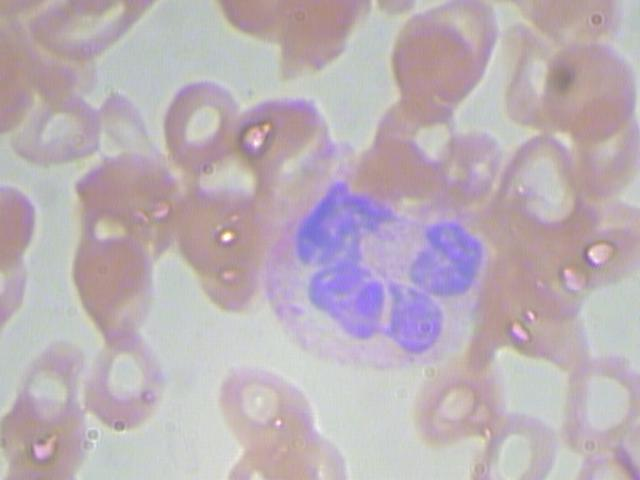
#> input picture JPEGImages/BloodImage_00000.jpg, 640 x 480 px; its folder holds only this picture in this run
$ python cell_counting_main.py
#> lines starting #> are read from the running program, lines starting #| are printed output that depends on the picture; after the words box and inside, x2 and y2 are one past the last pixel; in counts of white or black regions, pixels touching at a corner belong together
### cell_counting_rules.py
import cv2
import numpy as np
from config import *

class CellCountingRules:
    """
    Rules and heuristics for identifying and counting different cell types
    """

    @staticmethod
    def detect_red_blood_cells(image, contours):
        """Detect red blood cells based on morphological features"""
        red_cells = []

        for contour in contours:
            area = cv2.contourArea(contour)

            # Check area constraints
            if area < RED_BLOOD_CELLS['area_range'][0] or area > RED_BLOOD_CELLS['area_range'][1]:
                continue

            # Calculate morphological features
            circularity = CellCountingRules.calculate_circularity(contour)
            solidity = CellCountingRules.calculate_solidity(contour)

            # Red blood cells are typically circular with good solidity
            if circularity > CIRCULARITY_THRESHOLD and solidity > SOLIDITY_THRESHOLD:
                red_cells.append(contour)

        return red_cells

    @staticmethod
    def detect_white_blood_cells(image, contours):
        """Detect white blood cells based on size and morphology"""
        white_cells = []

        for contour in contours:
            area = cv2.contourArea(contour)

            # White blood cells are larger than red blood cells
            if area < WHITE_BLOOD_CELLS['area_range'][0] or area > WHITE_BLOOD_CELLS['area_range'][1]:
                continue

            solidity = CellCountingRules.calculate_solidity(contour)

            # White blood cells have good solidity
            if solidity > SOLIDITY_THRESHOLD * 0.9:
                white_cells.append(contour)

        return white_cells

    @staticmethod
    def detect_platelets(image, contours):
        """Detect platelets - smallest cell type"""
        platelets = []

        for contour in contours:
            area = cv2.contourArea(contour)

            # Platelets are very small
            if area < PLATELETS['area_range'][0] or area > PLATELETS['area_range'][1]:
                continue

            platelets.append(contour)
        return platelets

    @staticmethod
    def calculate_circularity(contour):
        """
        Calculate circularity of a contour
        Circularity = 4π * Area / Perimeter²
        Perfect circle = 1, other shapes < 1
        """
        area = cv2.contourArea(contour)
        perimeter = cv2.arcLength(contour, True)

        if perimeter == 0:
            return 0

        circularity = 4 * np.pi * area / (perimeter ** 2)
        return circularity

    @staticmethod
    def calculate_solidity(contour):
        """
        Calculate solidity of a contour
        Solidity = Area / Convex Hull Area
        Solid shape = 1, irregular shape < 1
        """
        area = cv2.contourArea(contour)
        hull = cv2.convexHull(contour)
        hull_area = cv2.contourArea(hull)

        if hull_area == 0:
            return 0

        solidity = area / hull_area
        return solidity

    # [18 lines left out: function calculate_eccentricity, not called in this run]

    @staticmethod
    def filter_overlapping_cells(contours, overlap_threshold=0.3):
        """
        Remove overlapping contours to avoid double-counting
        """
        if not contours:
            return contours

        filtered = []
        used = set()

        for i, contour1 in enumerate(contours):
            if i in used:
                continue

            filtered.append(contour1)

            for j, contour2 in enumerate(contours[i+1:], start=i+1):
                if j in used:
                    continue

                # Calculate overlap between contours
                overlap = CellCountingRules.calculate_contour_overlap(contour1, contour2)

                if overlap > overlap_threshold:
                    used.add(j)

        return filtered

    @staticmethod
    def calculate_contour_overlap(contour1, contour2):
        """Calculate overlap ratio between two contours"""
        mask1 = np.zeros((500, 500), dtype=np.uint8)
        mask2 = np.zeros((500, 500), dtype=np.uint8)

        cv2.drawContours(mask1, [contour1], 0, 255, -1)
        cv2.drawContours(mask2, [contour2], 0, 255, -1)

        intersection = cv2.bitwise_and(mask1, mask2)
        union = cv2.bitwise_or(mask1, mask2)

        intersection_area = np.sum(intersection > 0)
        union_area = np.sum(union > 0)

        if union_area == 0:
            return 0

        overlap = intersection_area / union_area
        return overlap

### cell_counting_main.py
import cv2
import numpy as np
import os
import pandas as pd
from datetime import datetime
from cell_counting_rules import CellCountingRules
from config import *

class CellCountingAnalyzer:
    """
    Main class for analyzing blood cell images and counting different cell types
    """

    def __init__(self, image_dir='JPEGImages', annotation_dir='Annotations', output_dir=OUTPUT_DIR):
        self.image_dir = image_dir
        self.annotation_dir = annotation_dir
        self.output_dir = output_dir
        self.results = []

        # Create output directory if it doesn't exist
        if not os.path.exists(self.output_dir):
            os.makedirs(self.output_dir)

    def load_image(self, image_path):
        """Load an image from file"""
#> called with image_path = 'JPEGImages/BloodImage_00000.jpg'
        image = cv2.imread(image_path)
#> image is the input picture: shape (480, 640, 3); mean B, G, R 182.3, 175.5, 187.3
        if image is None:
            print(f"Error loading image: {image_path}")
            return None
        return image

    def preprocess_image(self, image):
        """Preprocess image for cell detection"""
        # Convert to grayscale
        gray = cv2.cvtColor(image, cv2.COLOR_BGR2GRAY)

        # Apply Gaussian blur to reduce noise
        blurred = cv2.GaussianBlur(gray, (BLUR_KERNEL, BLUR_KERNEL), 0)

        # Apply CLAHE (Contrast Limited Adaptive Histogram Equalization)
        clahe = cv2.createCLAHE(clipLimit=2.0, tileGridSize=(8, 8))
        enhanced = clahe.apply(blurred)
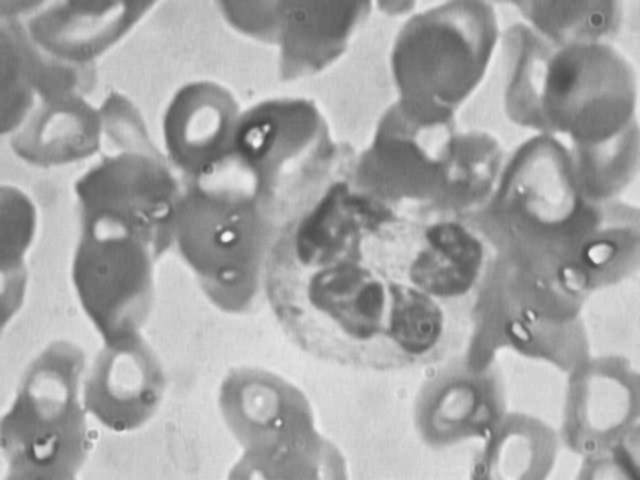
#> enhanced: shape (480, 640); min 68, max 251, mean 164.8

        return enhanced

    def detect_cells(self, image):
        """Detect cell contours in image"""
        # Preprocess image
        processed = self.preprocess_image(image)

        # Apply edge detection
        edges = cv2.Canny(processed, CANNY_THRESHOLD_1, CANNY_THRESHOLD_2)
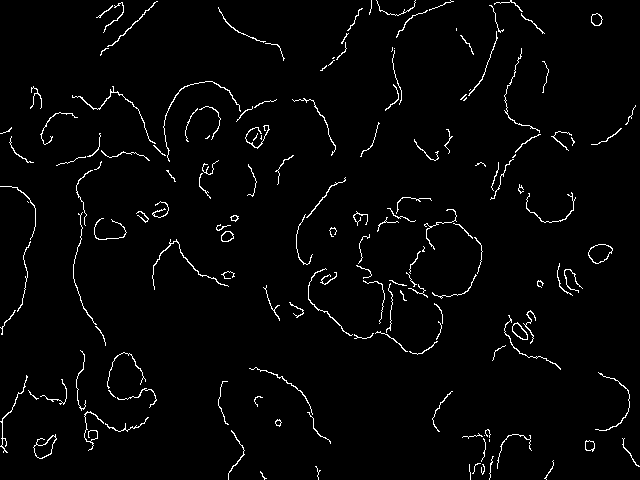
#> edges: shape (480, 640); 2.5% white in thin lines or dots

        # Apply morphological operations
        kernel = cv2.getStructuringElement(cv2.MORPH_ELLIPSE, (MORPHOLOGICAL_KERNEL_SIZE, MORPHOLOGICAL_KERNEL_SIZE))
        closed = cv2.morphologyEx(edges, cv2.MORPH_CLOSE, kernel)
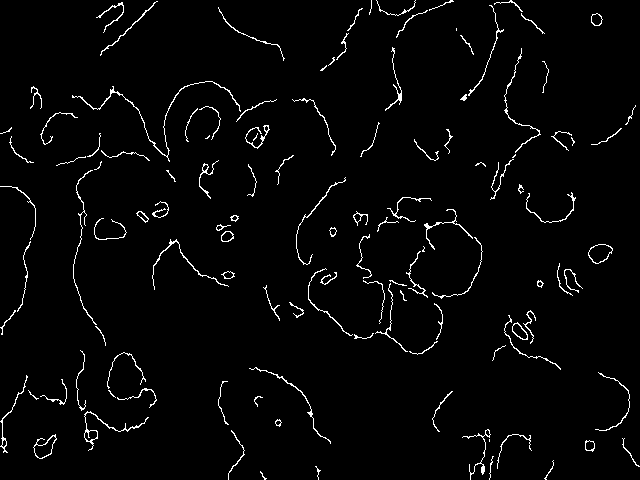
#> closed: shape (480, 640); 2.6% white in thin lines or dots

        # Find contours
        contours, _ = cv2.findContours(closed, cv2.RETR_EXTERNAL, cv2.CHAIN_APPROX_SIMPLE)
#> contours = 120 contours, 71 with area under 20; largest, box (x1, y1, x2, y2) and area: (588, 244, 613, 264) 321, (33, 434, 57, 459) 268, (84, 411, 149, 451) 177, (512, 322, 528, 340) 154, (72, 81, 241, 162) 116

        return contours

    def count_cells(self, image):
        """Count different cell types in image"""
        contours = self.detect_cells(image)

        # Filter overlapping cells
        contours = CellCountingRules.filter_overlapping_cells(contours)
#> the loop in filter_overlapping_cells, `for i, contour1 in enumerate(contours):` made 120 passes
#> contour1 on pass 6: [[489, 439], [489, 441]]
#> pass 1, in calculate_contour_overlap, `union = cv2.bitwise_or(mask1, mask2)`:
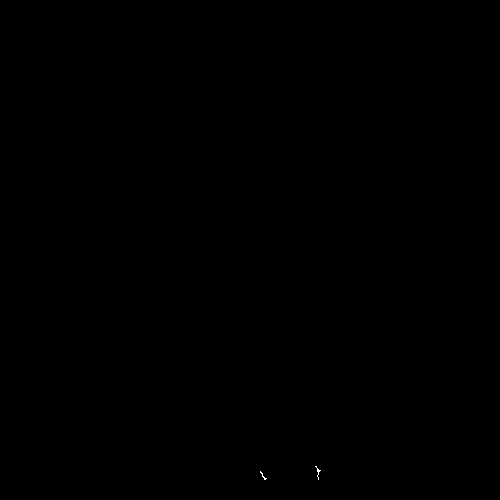
#> union: shape (500, 500); 0.01% white in thin lines or dots, all inside (x1, y1, x2, y2) = (260, 466, 321, 480)

        # Detect different cell types
        red_blood_cells = CellCountingRules.detect_red_blood_cells(image, contours)
#> the loop in detect_red_blood_cells, `for contour in contours:` made 120 passes
        white_blood_cells = CellCountingRules.detect_white_blood_cells(image, contours)
#> the loop in detect_white_blood_cells, `for contour in contours:` made 120 passes
        platelets = CellCountingRules.detect_platelets(image, contours)
#> the loop in detect_platelets, `for contour in contours:` made 120 passes
#| Processed BloodImage_00000.jpg: RBC=8, WBC=8, PLT=100

        return {
            'red_blood_cells': len(red_blood_cells),
            'white_blood_cells': len(white_blood_cells),
            'platelets': len(platelets),
            'total_cells': len(red_blood_cells) + len(white_blood_cells) + len(platelets),
            'contours': contours,
            'red_contours': red_blood_cells,
            'white_contours': white_blood_cells,
            'platelet_contours': platelets
        }

    def visualize_results(self, image, results, output_path):
        """Visualize cell detection results"""
#> called with output_path = 'results/annotated_BloodImage_00000.jpg'
        vis_image = image.copy()

        # Draw red blood cells in red
        for contour in results['red_contours']:
            cv2.drawContours(vis_image, [contour], 0, (0, 0, 255), 2)
#> this loop made 8 passes
#> vis_image: shape (480, 640, 3); 0.29% of pixels changed, all inside (x1, y1, x2, y2) = (135, 12, 604, 453)

        # Draw white blood cells in green
        for contour in results['white_contours']:
            cv2.drawContours(vis_image, [contour], 0, (0, 255, 0), 2)
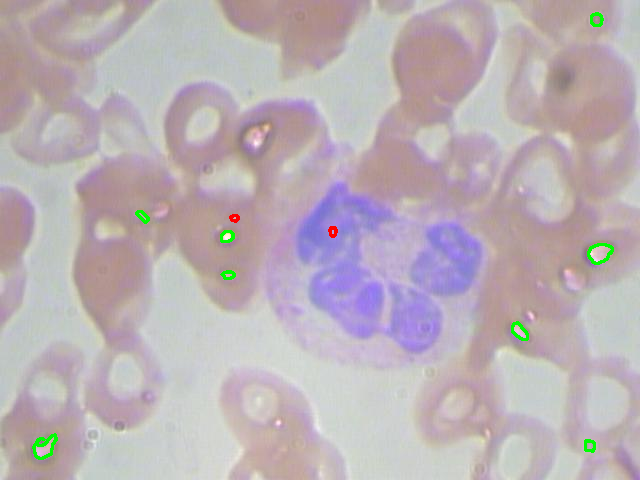
#> vis_image: shape (480, 640, 3); mean B, G, R 181.5, 175.8, 186.5

        # Draw platelets in blue
        for contour in results['platelet_contours']:
            cv2.drawContours(vis_image, [contour], 0, (255, 0, 0), 2)
#> this loop made 100 passes
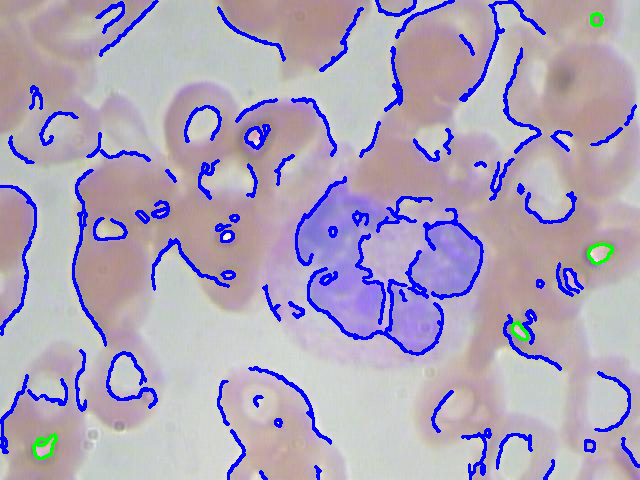
#> vis_image: shape (480, 640, 3); 6.85% of pixels changed, all inside (x1, y1, x2, y2) = (0, 0, 640, 480)

        # Add text with counts
        text = f"RBC: {results['red_blood_cells']}, WBC: {results['white_blood_cells']}, PLT: {results['platelets']}"
        cv2.putText(vis_image, text, (10, 30), cv2.FONT_HERSHEY_SIMPLEX, 0.7, (255, 255, 255), 2)
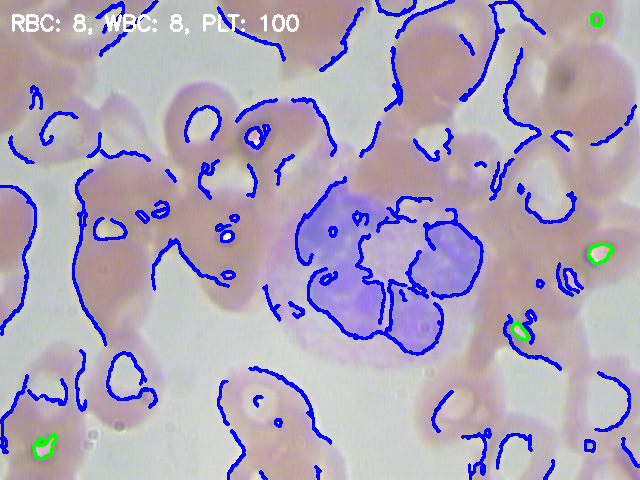
#> vis_image: shape (480, 640, 3); 0.6% of pixels changed, all inside (x1, y1, x2, y2) = (12, 14, 299, 35)

        # Save visualization
        cv2.imwrite(output_path, vis_image)
        return vis_image

    def process_image(self, image_path):
        """Process single image and return results"""
        image = self.load_image(image_path)
        if image is None:
            return None

        results = self.count_cells(image)

        # Store results
        image_name = os.path.basename(image_path)
        result_data = {
            'image': image_name,
            'red_blood_cells': results['red_blood_cells'],
            'white_blood_cells': results['white_blood_cells'],
            'platelets': results['platelets'],
            'total_cells': results['total_cells']
        }
        self.results.append(result_data)

        if VERBOSE:
            print(f"Processed {image_name}: RBC={results['red_blood_cells']}, WBC={results['white_blood_cells']}, PLT={results['platelets']}")

        # Visualize and save
        if SAVE_VISUALIZATIONS:
            output_path = os.path.join(self.output_dir, f'annotated_{image_name}')
            self.visualize_results(image, results, output_path)

        return result_data

    def batch_process(self):
        """Process all images in the JPEGImages directory"""
        if not os.path.exists(self.image_dir):
            print(f"Error: Image directory '{self.image_dir}' not found")
            return

        image_files = [f for f in os.listdir(self.image_dir) if f.lower().endswith(('.jpg', '.jpeg', '.png'))]
        print(f"Found {len(image_files)} images to process")

        for i, image_file in enumerate(image_files, 1):
            image_path = os.path.join(self.image_dir, image_file)
            print(f"[{i}/{len(image_files)}] Processing {image_file}...")
            self.process_image(image_path)

        print(f"Processing complete! Processed {len(image_files)} images")

    def save_results(self):
        """Save results to CSV file"""
        if not self.results:
            print("No results to save")
            return

        df = pd.DataFrame(self.results)
        output_path = os.path.join(self.output_dir, f'cell_counts_{datetime.now().strftime("%Y%m%d_%H%M%S")}.csv')
        df.to_csv(output_path, index=False)

        # Print summary statistics
        print("\n=== SUMMARY STATISTICS ===")
        print(f"Total images processed: {len(df)}")
#| Total images processed: 1
        print(f"\nRed Blood Cells (RBC):")
        print(f"  Mean: {df['red_blood_cells'].mean():.1f}")
#|   Mean: 8.0
        print(f"  Median: {df['red_blood_cells'].median():.1f}")
#|   Median: 8.0
        print(f"  Std Dev: {df['red_blood_cells'].std():.1f}")
#|   Std Dev: nan

        print(f"\nWhite Blood Cells (WBC):")
        print(f"  Mean: {df['white_blood_cells'].mean():.1f}")
#|   Mean: 8.0
        print(f"  Median: {df['white_blood_cells'].median():.1f}")
#|   Median: 8.0
        print(f"  Std Dev: {df['white_blood_cells'].std():.1f}")
#|   Std Dev: nan

        print(f"\nPlatelets (PLT):")
        print(f"  Mean: {df['platelets'].mean():.1f}")
#|   Mean: 100.0
        print(f"  Median: {df['platelets'].median():.1f}")
#|   Median: 100.0
        print(f"  Std Dev: {df['platelets'].std():.1f}")
#|   Std Dev: nan

        print(f"\nResults saved to: {output_path}")
        return output_path


def main():
    """Main execution function"""
    print("=== Blood Cell Counting Analysis ===\n")

    # Create analyzer
    analyzer = CellCountingAnalyzer()

    # Process all images
    if BATCH_PROCESS:
        analyzer.batch_process()

    # Save results
    if SAVE_CSV_RESULTS:
        analyzer.save_results()


if __name__ == "__main__":
    main()

$ run again, on JPEGImages/BloodImage_00017.jpg
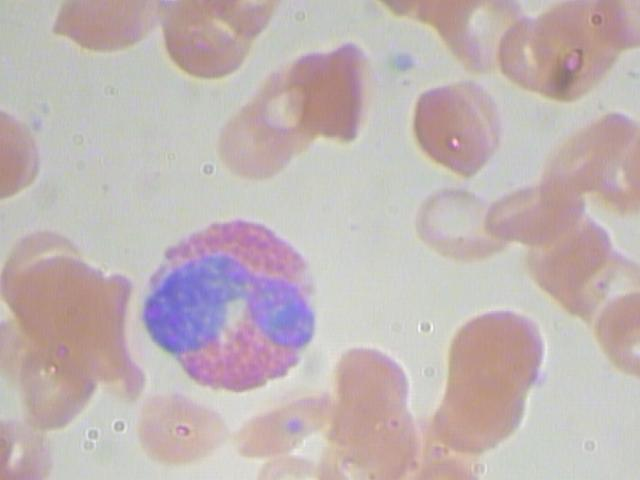
#> input picture JPEGImages/BloodImage_00017.jpg, 640 x 480 px
#> in load_image, image is the input picture: shape (480, 640, 3); mean B, G, R 180.2, 180.2, 193
#> in detect_cells, `edges = cv2.Canny(processed, CANNY_THRESHOLD_1, CANNY_THRESHOLD_2)`:
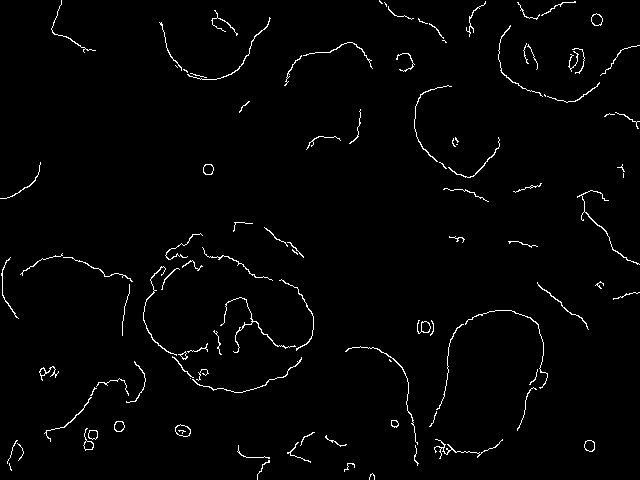
#> edges: shape (480, 640); 1.8% white in thin lines or dots
#> closed: shape (480, 640); 1.9% white in thin lines or dots
#> in detect_cells, `contours, _ = cv2.findContours(closed, cv2.RETR_EXTERNAL, cv2.CHAIN_AP..`: contours = 77 contours, 42 with area under 20; largest, box (x1, y1, x2, y2) and area: (83, 428, 98, 451) 150, (175, 424, 191, 437) 136, (417, 320, 434, 336) 134, (159, 17, 271, 80) 108, (591, 13, 603, 26) 103
#> the loop in filter_overlapping_cells, `for i, contour1 in enumerate(contours):` made 77 passes
#> the loop in detect_red_blood_cells, `for contour in contours:` made 77 passes
#> contour on pass 47: [[623, 173], [623, 177]]
#> the loop in detect_white_blood_cells, `for contour in contours:` made 77 passes
#> the loop in detect_platelets, `for contour in contours:` made 77 passes
#| Processed BloodImage_00017.jpg: RBC=6, WBC=5, PLT=64
#> the loop in visualize_results, `for contour in results['red_contours']:` made 6 passes
#> the loop in visualize_results, `for contour in results['white_contours']:` made 5 passes
#> the loop in visualize_results, `for contour in results['platelet_contours']:` made 64 passes
#> in visualize_results, `cv2.putText(vis_image, text, (10, 30), cv2.FONT_HERSHEY_SIMPLEX, 0.7, ..`:
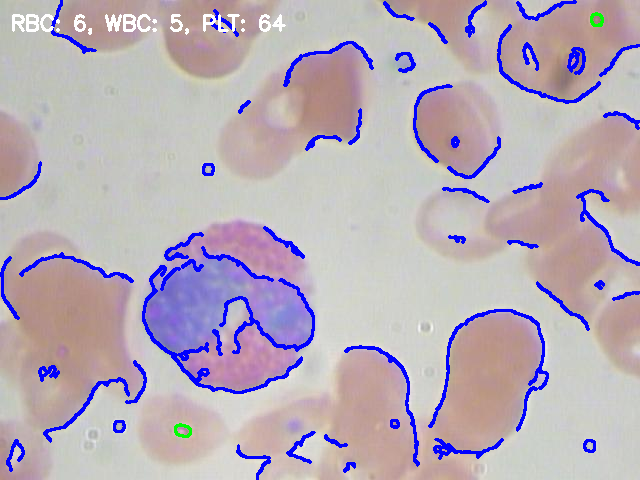
#> vis_image: shape (480, 640, 3); mean B, G, R 184.2, 172, 183.5
#| Total images processed: 1
#|   Mean: 6.0
#|   Median: 6.0
#|   Std Dev: nan
#|   Mean: 5.0
#|   Median: 5.0
#|   Std Dev: nan
#|   Mean: 64.0
#|   Median: 64.0
#|   Std Dev: nan
